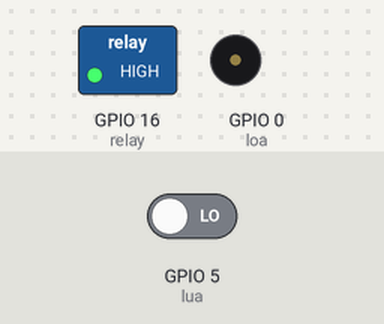
This sketch was run on a simulated ESP8266 (NodeMCU). Parts: switched loads named in the sketch (green lamp = pin HIGH), buzzer (waves = sounding). The inputs (shaded band) are chosen by the test bench; at power-on: GPIO 5 (lua) LOW. WiFi joins after 1.5 s; servers stay silent unless stated; what the sketch prints to the serial monitor is not drawn.

Above: at 3.0 s.
3.1 s: GPIO 5 (lua) driven HIGH
At 6.3 s:
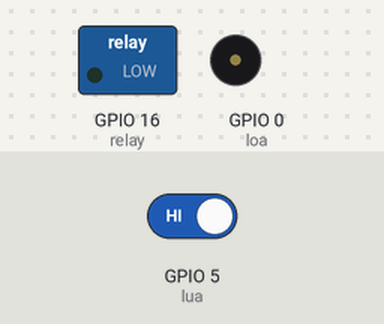
7.3 s: GPIO 5 (lua) driven LOW
At 7.8 s:
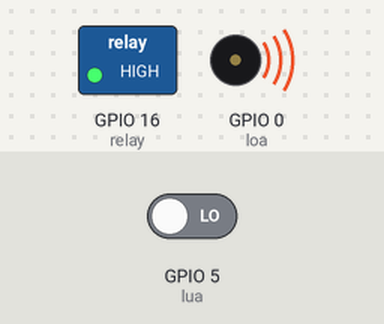
Timing chart, 0 to 21.3 s (numbered marks = the images above; inputs shaded):
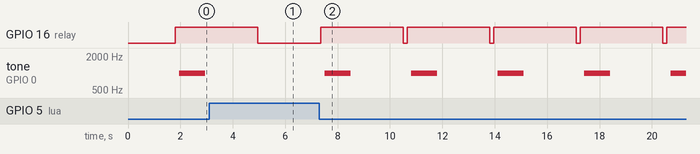

The sketch:

demobaochay.ino
```cpp
#define BLYNK_PRINT Serial

#include <FirebaseArduino.h>
#include <ESP8266WiFi.h>
#include <BlynkSimpleEsp8266.h>
#include <ArduinoJson.h>
// You should get Auth Token in the Blynk App.
// Go to the Project Settings (nut icon).
char auth[] = "al_-NvZAZvI5gkAmz6NCJe3lF02OIiR1";

// Your WiFi credentials.
// Set password to "" for open networks.
char ssid[] = "linhvv";
char pass[] = "linhvv10155";
#define WIFI_SSID "linhvv"
#define WIFI_PASSWORD "linhvv10155"
#define FIREBASE_HOST "fbwitharduino.firebaseio.com"
#define FIREBASE_AUTH "NfFZpvJdKEBkRBHYOttQh3ff7gMqtvxqfU6ceegl"

#define PATH "/control"
#define PATHs "/control/Status"
#define PATHclkk "/control/CLKK"
//khai bao module
#define relay  16
#define lua  5
#define loa  0
void setup()
{
  pinMode(relay, OUTPUT);
  // Debug console
  Serial.begin(9600);
// connect to wifi.
  WiFi.begin(WIFI_SSID, WIFI_PASSWORD);
  Serial.print("connecting");
  while (WiFi.status() != WL_CONNECTED) {
    Serial.print(".");
    delay(500);
  }
   Serial.println();
  Serial.print("connected: ");
  Serial.println(WiFi.localIP());
  //delay(500);
  Firebase.begin(FIREBASE_HOST, FIREBASE_AUTH);
  //delay(500);
  Serial.print("connected firebase ");
  Blynk.begin(auth, ssid, pass);
 // delay(500);
  Serial.println("System Started...");
//  Firebase.stream(PATH);
  // You can also specify server:
  //Blynk.begin(auth, ssid, pass, "blynk-cloud.com", 80);
  //Blynk.begin(auth, ssid, pass, IPAddress(192,168,1,100), 8080);
  digitalWrite(relay, LOW);
}

void loop()
{
  Blynk.run();
  // You can inject your own code or combine it with other sketches.
  // Check other examples on how to communicate with Blynk. Remember
  // to avoid delay() function!
    int sensorVal = digitalRead(lua);
  Serial.println(sensorVal);
    if (sensorVal == HIGH  ) {
   // digitalWrite(relay, LOW);


  } else if( sensorVal == LOW){
    digitalWrite(relay, HIGH);
 Firebase.setString(PATHs, "ON");
  tone(loa,1000,1000);
  delay(3000);
 digitalWrite(relay, LOW);
  }

  Firebase.setString(PATHs, "OFF");
 // Firebase.stream(PATH);
}
```

Measured:
- after the input at 3.1 s, GPIO 16 (relay): goes on until 5.0 s, then stays LOW; tone on GPIO 0 (loa): stays silent (without the input it goes to 1000 Hz after 2.2 s)
- after the input at 7.3 s, GPIO 16 (relay): alternates HIGH for 3.2 s and LOW for 0.15 s, starting after 0.06 s; tone on GPIO 0 (loa): alternates 1000 Hz for 1.0 s and silent for 2.3 s, starting after 0.21 s
